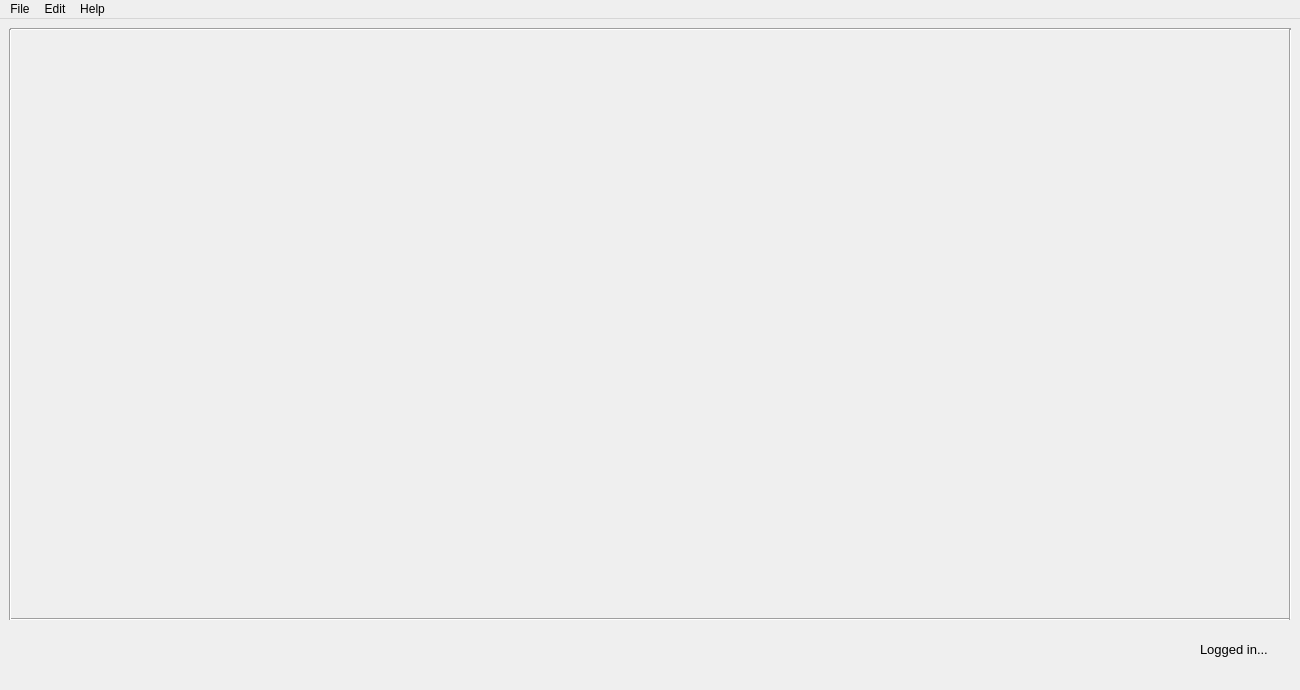
<?xml version="1.0" encoding="UTF-8"?>
<ui version="4.0">
 <class>StartWindow</class>
 <widget class="QMainWindow" name="StartWindow">
  <property name="geometry">
   <rect>
    <x>0</x>
    <y>0</y>
    <width>1300</width>
    <height>690</height>
   </rect>
  </property>
  <property name="sizePolicy">
   <sizepolicy hsizetype="Fixed" vsizetype="Fixed">
    <horstretch>0</horstretch>
    <verstretch>0</verstretch>
   </sizepolicy>
  </property>
  <property name="minimumSize">
   <size>
    <width>1300</width>
    <height>690</height>
   </size>
  </property>
  <property name="maximumSize">
   <size>
    <width>1300</width>
    <height>690</height>
   </size>
  </property>
  <property name="windowTitle">
   <string>CGI Munich</string>
  </property>
  <property name="autoFillBackground">
   <bool>false</bool>
  </property>
  <property name="styleSheet">
   <string notr="true"/>
  </property>
  <widget class="QWidget" name="centralwidget">
   <widget class="QLabel" name="Main_Logo">
    <property name="geometry">
     <rect>
      <x>100</x>
      <y>110</y>
      <width>1100</width>
      <height>351</height>
     </rect>
    </property>
    <property name="sizePolicy">
     <sizepolicy hsizetype="Fixed" vsizetype="Fixed">
      <horstretch>0</horstretch>
      <verstretch>0</verstretch>
     </sizepolicy>
    </property>
    <property name="maximumSize">
     <size>
      <width>1100</width>
      <height>1000</height>
     </size>
    </property>
    <property name="text">
     <string>&lt;html&gt;&lt;head/&gt;&lt;body&gt;&lt;p&gt;&lt;img src=&quot;:/logo/template1_logo.PNG&quot;/&gt;&lt;/p&gt;&lt;/body&gt;&lt;/html&gt;</string>
    </property>
    <property name="scaledContents">
     <bool>true</bool>
    </property>
    <property name="alignment">
     <set>Qt::AlignCenter</set>
    </property>
   </widget>
   <widget class="Line" name="line">
    <property name="geometry">
     <rect>
      <x>10</x>
      <y>590</y>
      <width>1281</width>
      <height>20</height>
     </rect>
    </property>
    <property name="orientation">
     <enum>Qt::Horizontal</enum>
    </property>
   </widget>
   <widget class="Line" name="line_2">
    <property name="geometry">
     <rect>
      <x>10</x>
      <y>0</y>
      <width>1281</width>
      <height>20</height>
     </rect>
    </property>
    <property name="orientation">
     <enum>Qt::Horizontal</enum>
    </property>
   </widget>
   <widget class="Line" name="line_3">
    <property name="geometry">
     <rect>
      <x>0</x>
      <y>10</y>
      <width>20</width>
      <height>591</height>
     </rect>
    </property>
    <property name="orientation">
     <enum>Qt::Vertical</enum>
    </property>
   </widget>
   <widget class="Line" name="line_4">
    <property name="geometry">
     <rect>
      <x>1280</x>
      <y>10</y>
      <width>20</width>
      <height>591</height>
     </rect>
    </property>
    <property name="orientation">
     <enum>Qt::Vertical</enum>
    </property>
   </widget>
   <widget class="QLabel" name="login_status">
    <property name="geometry">
     <rect>
      <x>1200</x>
      <y>620</y>
      <width>100</width>
      <height>20</height>
     </rect>
    </property>
    <property name="font">
     <font>
      <family>Arial</family>
      <pointsize>10</pointsize>
     </font>
    </property>
    <property name="text">
     <string>Logged in...</string>
    </property>
   </widget>
  </widget>
  <widget class="QMenuBar" name="menubar">
   <property name="geometry">
    <rect>
     <x>0</x>
     <y>0</y>
     <width>1300</width>
     <height>26</height>
    </rect>
   </property>
   <widget class="QMenu" name="menuFile">
    <property name="title">
     <string>File</string>
    </property>
    <addaction name="actionReceipt"/>
    <addaction name="actionReport"/>
    <addaction name="actionPrint_Monthly_Report"/>
   </widget>
   <widget class="QMenu" name="menuDatabase">
    <property name="title">
     <string>Edit</string>
    </property>
    <addaction name="actionDataBase"/>
   </widget>
   <widget class="QMenu" name="menuHelp">
    <property name="title">
     <string>Help</string>
    </property>
    <addaction name="actionAbount"/>
    <addaction name="actionVersion"/>
   </widget>
   <addaction name="menuFile"/>
   <addaction name="menuDatabase"/>
   <addaction name="menuHelp"/>
  </widget>
  <action name="actionReceipt">
   <property name="text">
    <string>Print Receipt</string>
   </property>
  </action>
  <action name="actionReport">
   <property name="text">
    <string>Print Daily Report</string>
   </property>
  </action>
  <action name="actionDataBase">
   <property name="text">
    <string>Edit Database</string>
   </property>
  </action>
  <action name="actionAbount">
   <property name="text">
    <string>About</string>
   </property>
  </action>
  <action name="actionVersion">
   <property name="text">
    <string>Version</string>
   </property>
  </action>
  <action name="actionPrint_Monthly_Report">
   <property name="text">
    <string>Print Monthly/Yearly Report</string>
   </property>
  </action>
 </widget>
 <resources>
  <include location="assets/res.qrc"/>
 </resources>
 <connections/>
</ui>
